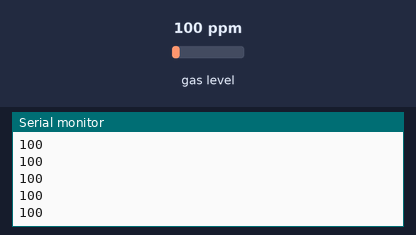
Simulated run of this sketch. Board: Arduino Uno, built with avr-gcc and run on an emulated ATmega328P. Parts: the last lines printed to the serial monitor. Inputs (shaded band) come from the test bench; at power-on: gas level 100 ppm.

Above: at 1.7 s.
1.8 s: gas level set to 20 ppm
At 3.1 s:
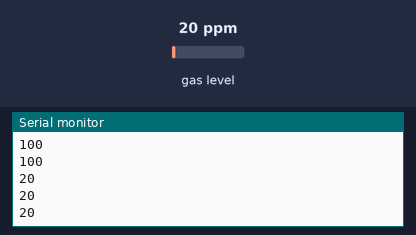
3.3 s: gas level set to 250 ppm
At 4.0 s:
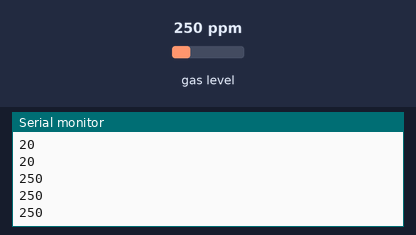
Timing chart, 0 to 6.3 s (numbered marks = the images above; inputs shaded):
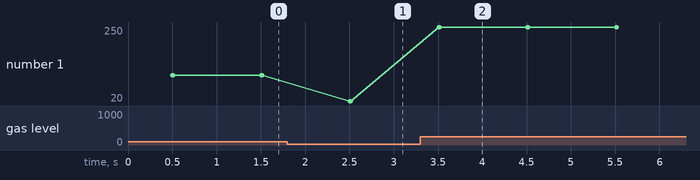

Measured:
- after the input at 1.8 s, the serial monitor: prints a new line after 0.71 s (image 1)
- after the input at 3.3 s, the serial monitor: prints a new line after 0.21 s (image 2)
- plotted number 1: 100 → 20 after the input at 1.8 s, 20 → 250 after the input at 3.3 s

The sketch:

mq2.ino
```cpp
#include <MQ2.h>
int smoker = A0;
int lpg, co, smoke;

MQ2 mq2(smoker);

void setup() {
  pinMode(smoker, INPUT);
  Serial.begin(9600);
  mq2.begin();
}

void loop(){
  float* values= mq2.read(true); //set it false if you don't want to print the values in the Serial
  //lpg = values[0];
  lpg = mq2.readLPG();
  //co = values[1];
  co = mq2.readCO();
  //smoke = values[2];
  smoke = mq2.readSmoke();

  Serial.println(lpg);
  Serial.println(co);
  Serial.println(smoke);
  delay(1000);
}
```
